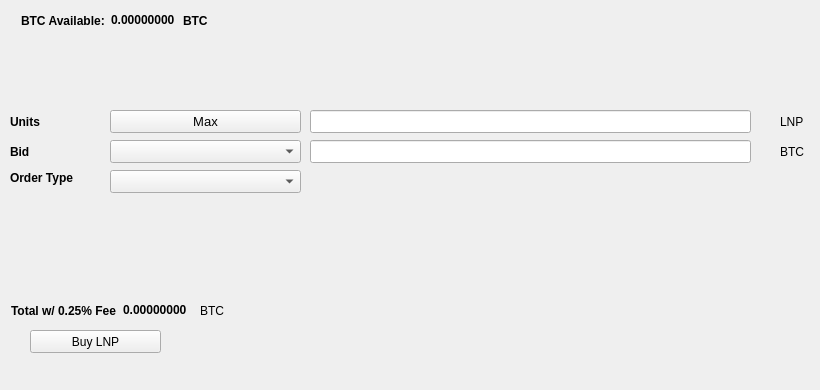
   <widget class="QWidget" name="BuyTab">
    <attribute name="title">
     <string>Buy</string>
    </attribute>
    <widget class="QPushButton" name="BuyLNP">
     <property name="geometry">
      <rect>
       <x>30</x>
       <y>330</y>
       <width>131</width>
       <height>23</height>
      </rect>
     </property>
     <property name="text">
      <string>Buy LNP</string>
     </property>
     <property name="icon">
      <iconset resource="../linuxpay.qrc">
       <normaloff>:/icons/bitcoin</normaloff>:/icons/bitcoin</iconset>
     </property>
    </widget>
    <widget class="QLabel" name="label_3">
     <property name="geometry">
      <rect>
       <x>10</x>
       <y>110</y>
       <width>46</width>
       <height>23</height>
      </rect>
     </property>
     <property name="font">
      <font>
       <weight>75</weight>
       <bold>true</bold>
      </font>
     </property>
     <property name="text">
      <string>Units</string>
     </property>
    </widget>
    <widget class="QLineEdit" name="UnitsInput">
     <property name="geometry">
      <rect>
       <x>310</x>
       <y>110</y>
       <width>441</width>
       <height>23</height>
      </rect>
     </property>
     <property name="font">
      <font>
       <pointsize>9</pointsize>
       <weight>75</weight>
       <bold>true</bold>
      </font>
     </property>
    </widget>
    <widget class="QLineEdit" name="BuyBidPriceEdit">
     <property name="geometry">
      <rect>
       <x>310</x>
       <y>140</y>
       <width>441</width>
       <height>23</height>
      </rect>
     </property>
     <property name="font">
      <font>
       <pointsize>9</pointsize>
       <weight>75</weight>
       <bold>true</bold>
      </font>
     </property>
    </widget>
    <widget class="QLabel" name="label_4">
     <property name="geometry">
      <rect>
       <x>780</x>
       <y>110</y>
       <width>31</width>
       <height>23</height>
      </rect>
     </property>
     <property name="text">
      <string>LNP</string>
     </property>
    </widget>
    <widget class="QLabel" name="label_5">
     <property name="geometry">
      <rect>
       <x>780</x>
       <y>140</y>
       <width>31</width>
       <height>23</height>
      </rect>
     </property>
     <property name="text">
      <string>BTC</string>
     </property>
    </widget>
    <widget class="QLabel" name="label_6">
     <property name="geometry">
      <rect>
       <x>10</x>
       <y>140</y>
       <width>46</width>
       <height>23</height>
      </rect>
     </property>
     <property name="font">
      <font>
       <weight>75</weight>
       <bold>true</bold>
      </font>
     </property>
     <property name="text">
      <string>Bid</string>
     </property>
    </widget>
    <widget class="QLabel" name="label_7">
     <property name="geometry">
      <rect>
       <x>10</x>
       <y>170</y>
       <width>91</width>
       <height>16</height>
      </rect>
     </property>
     <property name="font">
      <font>
       <weight>75</weight>
       <bold>true</bold>
      </font>
     </property>
     <property name="text">
      <string>Order Type</string>
     </property>
    </widget>
    <widget class="QPushButton" name="Buy_Max_Amount">
     <property name="geometry">
      <rect>
       <x>110</x>
       <y>110</y>
       <width>191</width>
       <height>23</height>
      </rect>
     </property>
     <property name="font">
      <font>
       <pointsize>10</pointsize>
      </font>
     </property>
     <property name="text">
      <string>Max</string>
     </property>
    </widget>
    <widget class="QComboBox" name="BuyBidcomboBox">
     <property name="geometry">
      <rect>
       <x>110</x>
       <y>140</y>
       <width>191</width>
       <height>23</height>
      </rect>
     </property>
     <property name="font">
      <font>
       <pointsize>10</pointsize>
      </font>
     </property>
    </widget>
    <widget class="QComboBox" name="buyOrdertypeCombo">
     <property name="geometry">
      <rect>
       <x>110</x>
       <y>170</y>
       <width>191</width>
       <height>23</height>
      </rect>
     </property>
     <property name="font">
      <font>
       <pointsize>10</pointsize>
      </font>
     </property>
    </widget>
    <widget class="QWidget" name="layoutWidget1">
     <property name="geometry">
      <rect>
       <x>21</x>
       <y>11</y>
       <width>227</width>
       <height>19</height>
      </rect>
     </property>
     <layout class="QHBoxLayout" name="horizontalLayout_3">
      <item>
       <widget class="QLabel" name="label232">
        <property name="font">
         <font>
          <weight>75</weight>
          <bold>true</bold>
         </font>
        </property>
        <property name="text">
         <string>BTC Available:</string>
        </property>
       </widget>
      </item>
      <item>
       <widget class="QLabel" name="BtcAvailableLbl">
        <property name="palette">
         <palette>
          <active>
           <colorrole role="WindowText">
            <brush brushstyle="SolidPattern">
             <color alpha="255">
              <red>0</red>
              <green>0</green>
              <blue>0</blue>
             </color>
            </brush>
           </colorrole>
           <colorrole role="Button">
            <brush brushstyle="SolidPattern">
             <color alpha="255">
              <red>0</red>
              <green>170</green>
              <blue>0</blue>
             </color>
            </brush>
           </colorrole>
           <colorrole role="Light">
            <brush brushstyle="SolidPattern">
             <color alpha="255">
              <red>0</red>
              <green>255</green>
              <blue>0</blue>
             </color>
            </brush>
           </colorrole>
           <colorrole role="Midlight">
            <brush brushstyle="SolidPattern">
             <color alpha="255">
              <red>0</red>
              <green>212</green>
              <blue>0</blue>
             </color>
            </brush>
           </colorrole>
           <colorrole role="Dark">
            <brush brushstyle="SolidPattern">
             <color alpha="255">
              <red>0</red>
              <green>85</green>
              <blue>0</blue>
             </color>
            </brush>
           </colorrole>
           <colorrole role="Mid">
            <brush brushstyle="SolidPattern">
             <color alpha="255">
              <red>0</red>
              <green>113</green>
              <blue>0</blue>
             </color>
            </brush>
           </colorrole>
           <colorrole role="Text">
            <brush brushstyle="SolidPattern">
             <color alpha="255">
              <red>0</red>
              <green>170</green>
              <blue>0</blue>
             </color>
            </brush>
           </colorrole>
           <colorrole role="BrightText">
            <brush brushstyle="SolidPattern">
             <color alpha="255">
              <red>255</red>
              <green>255</green>
              <blue>255</blue>
             </color>
            </brush>
           </colorrole>
           <colorrole role="ButtonText">
            <brush brushstyle="SolidPattern">
             <color alpha="255">
              <red>0</red>
              <green>0</green>
              <blue>0</blue>
             </color>
            </brush>
           </colorrole>
           <colorrole role="Base">
            <brush brushstyle="SolidPattern">
             <color alpha="255">
              <red>255</red>
              <green>255</green>
              <blue>255</blue>
             </color>
            </brush>
           </colorrole>
           <colorrole role="Window">
            <brush brushstyle="SolidPattern">
             <color alpha="255">
              <red>0</red>
              <green>170</green>
              <blue>0</blue>
             </color>
            </brush>
           </colorrole>
           <colorrole role="Shadow">
            <brush brushstyle="SolidPattern">
             <color alpha="255">
              <red>0</red>
              <green>0</green>
              <blue>0</blue>
             </color>
            </brush>
           </colorrole>
           <colorrole role="AlternateBase">
            <brush brushstyle="SolidPattern">
             <color alpha="255">
              <red>127</red>
              <green>212</green>
              <blue>127</blue>
             </color>
            </brush>
           </colorrole>
           <colorrole role="ToolTipBase">
            <brush brushstyle="SolidPattern">
             <color alpha="255">
              <red>255</red>
              <green>255</green>
              <blue>220</blue>
             </color>
            </brush>
           </colorrole>
           <colorrole role="ToolTipText">
            <brush brushstyle="SolidPattern">
             <color alpha="255">
              <red>0</red>
              <green>0</green>
              <blue>0</blue>
             </color>
            </brush>
           </colorrole>
          </active>
          <inactive>
           <colorrole role="WindowText">
            <brush brushstyle="SolidPattern">
             <color alpha="255">
              <red>0</red>
              <green>0</green>
              <blue>0</blue>
             </color>
            </brush>
           </colorrole>
           <colorrole role="Button">
            <brush brushstyle="SolidPattern">
             <color alpha="255">
              <red>0</red>
              <green>170</green>
              <blue>0</blue>
             </color>
            </brush>
           </colorrole>
           <colorrole role="Light">
            <brush brushstyle="SolidPattern">
             <color alpha="255">
              <red>0</red>
              <green>255</green>
              <blue>0</blue>
             </color>
            </brush>
           </colorrole>
           <colorrole role="Midlight">
            <brush brushstyle="SolidPattern">
             <color alpha="255">
              <red>0</red>
              <green>212</green>
              <blue>0</blue>
             </color>
            </brush>
           </colorrole>
           <colorrole role="Dark">
            <brush brushstyle="SolidPattern">
             <color alpha="255">
              <red>0</red>
              <green>85</green>
              <blue>0</blue>
             </color>
            </brush>
           </colorrole>
           <colorrole role="Mid">
            <brush brushstyle="SolidPattern">
             <color alpha="255">
              <red>0</red>
              <green>113</green>
              <blue>0</blue>
             </color>
            </brush>
           </colorrole>
           <colorrole role="Text">
            <brush brushstyle="SolidPattern">
             <color alpha="255">
              <red>0</red>
              <green>170</green>
              <blue>0</blue>
             </color>
            </brush>
           </colorrole>
           <colorrole role="BrightText">
            <brush brushstyle="SolidPattern">
             <color alpha="255">
              <red>255</red>
              <green>255</green>
              <blue>255</blue>
             </color>
            </brush>
           </colorrole>
           <colorrole role="ButtonText">
            <brush brushstyle="SolidPattern">
             <color alpha="255">
              <red>0</red>
              <green>0</green>
              <blue>0</blue>
             </color>
            </brush>
           </colorrole>
           <colorrole role="Base">
            <brush brushstyle="SolidPattern">
             <color alpha="255">
              <red>255</red>
              <green>255</green>
              <blue>255</blue>
             </color>
            </brush>
           </colorrole>
           <colorrole role="Window">
            <brush brushstyle="SolidPattern">
             <color alpha="255">
              <red>0</red>
              <green>170</green>
              <blue>0</blue>
             </color>
            </brush>
           </colorrole>
           <colorrole role="Shadow">
            <brush brushstyle="SolidPattern">
             <color alpha="255">
              <red>0</red>
              <green>0</green>
              <blue>0</blue>
             </color>
            </brush>
           </colorrole>
           <colorrole role="AlternateBase">
            <brush brushstyle="SolidPattern">
             <color alpha="255">
              <red>127</red>
              <green>212</green>
              <blue>127</blue>
             </color>
            </brush>
           </colorrole>
           <colorrole role="ToolTipBase">
            <brush brushstyle="SolidPattern">
             <color alpha="255">
              <red>255</red>
              <green>255</green>
              <blue>220</blue>
             </color>
            </brush>
           </colorrole>
           <colorrole role="ToolTipText">
            <brush brushstyle="SolidPattern">
             <color alpha="255">
              <red>0</red>
              <green>0</green>
              <blue>0</blue>
             </color>
            </brush>
           </colorrole>
          </inactive>
          <disabled>
           <colorrole role="WindowText">
            <brush brushstyle="SolidPattern">
             <color alpha="255">
              <red>0</red>
              <green>85</green>
              <blue>0</blue>
             </color>
            </brush>
           </colorrole>
           <colorrole role="Button">
            <brush brushstyle="SolidPattern">
             <color alpha="255">
              <red>0</red>
              <green>170</green>
              <blue>0</blue>
             </color>
            </brush>
           </colorrole>
           <colorrole role="Light">
            <brush brushstyle="SolidPattern">
             <color alpha="255">
              <red>0</red>
              <green>255</green>
              <blue>0</blue>
             </color>
            </brush>
           </colorrole>
           <colorrole role="Midlight">
            <brush brushstyle="SolidPattern">
             <color alpha="255">
              <red>0</red>
              <green>212</green>
              <blue>0</blue>
             </color>
            </brush>
           </colorrole>
           <colorrole role="Dark">
            <brush brushstyle="SolidPattern">
             <color alpha="255">
              <red>0</red>
              <green>85</green>
              <blue>0</blue>
             </color>
            </brush>
           </colorrole>
           <colorrole role="Mid">
            <brush brushstyle="SolidPattern">
             <color alpha="255">
              <red>0</red>
              <green>113</green>
              <blue>0</blue>
             </color>
            </brush>
           </colorrole>
           <colorrole role="Text">
            <brush brushstyle="SolidPattern">
             <color alpha="255">
              <red>0</red>
              <green>85</green>
              <blue>0</blue>
             </color>
            </brush>
           </colorrole>
           <colorrole role="BrightText">
            <brush brushstyle="SolidPattern">
             <color alpha="255">
              <red>255</red>
              <green>255</green>
              <blue>255</blue>
             </color>
            </brush>
           </colorrole>
           <colorrole role="ButtonText">
            <brush brushstyle="SolidPattern">
             <color alpha="255">
              <red>0</red>
              <green>85</green>
              <blue>0</blue>
             </color>
            </brush>
           </colorrole>
           <colorrole role="Base">
            <brush brushstyle="SolidPattern">
             <color alpha="255">
              <red>0</red>
              <green>170</green>
              <blue>0</blue>
             </color>
            </brush>
           </colorrole>
           <colorrole role="Window">
            <brush brushstyle="SolidPattern">
             <color alpha="255">
              <red>0</red>
              <green>170</green>
              <blue>0</blue>
             </color>
            </brush>
           </colorrole>
           <colorrole role="Shadow">
            <brush brushstyle="SolidPattern">
             <color alpha="255">
              <red>0</red>
              <green>0</green>
              <blue>0</blue>
             </color>
            </brush>
           </colorrole>
           <colorrole role="AlternateBase">
            <brush brushstyle="SolidPattern">
             <color alpha="255">
              <red>0</red>
              <green>170</green>
              <blue>0</blue>
             </color>
            </brush>
           </colorrole>
           <colorrole role="ToolTipBase">
            <brush brushstyle="SolidPattern">
             <color alpha="255">
              <red>255</red>
              <green>255</green>
              <blue>220</blue>
             </color>
            </brush>
           </colorrole>
           <colorrole role="ToolTipText">
            <brush brushstyle="SolidPattern">
             <color alpha="255">
              <red>0</red>
              <green>0</green>
              <blue>0</blue>
             </color>
            </brush>
           </colorrole>
          </disabled>
         </palette>
        </property>
        <property name="font">
         <font>
          <weight>75</weight>
          <bold>true</bold>
         </font>
        </property>
        <property name="text">
         <string>0.00000000</string>
        </property>
        <property name="textInteractionFlags">
         <set>Qt::LinksAccessibleByMouse|Qt::TextSelectableByKeyboard|Qt::TextSelectableByMouse</set>
        </property>
       </widget>
      </item>
      <item>
       <widget class="QLabel" name="BtcAvailableLbl_2">
        <property name="font">
         <font>
          <weight>75</weight>
          <bold>true</bold>
         </font>
        </property>
        <property name="text">
         <string>BTC</string>
        </property>
       </widget>
      </item>
     </layout>
    </widget>
    <widget class="QWidget" name="layoutWidge2">
     <property name="geometry">
      <rect>
       <x>11</x>
       <y>301</y>
       <width>259</width>
       <height>19</height>
      </rect>
     </property>
     <layout class="QHBoxLayout" name="horizontalLayout_4">
      <item>
       <widget class="QLabel" name="label_9">
        <property name="font">
         <font>
          <weight>75</weight>
          <bold>true</bold>
         </font>
        </property>
        <property name="text">
         <string>Total w/ 0.25% Fee</string>
        </property>
       </widget>
      </item>
      <item>
       <widget class="QLabel" name="BuyCostLabel">
        <property name="palette">
         <palette>
          <active>
           <colorrole role="WindowText">
            <brush brushstyle="SolidPattern">
             <color alpha="255">
              <red>0</red>
              <green>0</green>
              <blue>0</blue>
             </color>
            </brush>
           </colorrole>
           <colorrole role="Button">
            <brush brushstyle="SolidPattern">
             <color alpha="255">
              <red>0</red>
              <green>170</green>
              <blue>0</blue>
             </color>
            </brush>
           </colorrole>
           <colorrole role="Light">
            <brush brushstyle="SolidPattern">
             <color alpha="255">
              <red>0</red>
              <green>255</green>
              <blue>0</blue>
             </color>
            </brush>
           </colorrole>
           <colorrole role="Midlight">
            <brush brushstyle="SolidPattern">
             <color alpha="255">
              <red>0</red>
              <green>212</green>
              <blue>0</blue>
             </color>
            </brush>
           </colorrole>
           <colorrole role="Dark">
            <brush brushstyle="SolidPattern">
             <color alpha="255">
              <red>0</red>
              <green>85</green>
              <blue>0</blue>
             </color>
            </brush>
           </colorrole>
           <colorrole role="Mid">
            <brush brushstyle="SolidPattern">
             <color alpha="255">
              <red>0</red>
              <green>113</green>
              <blue>0</blue>
             </color>
            </brush>
           </colorrole>
           <colorrole role="Text">
            <brush brushstyle="SolidPattern">
             <color alpha="255">
              <red>0</red>
              <green>170</green>
              <blue>0</blue>
             </color>
            </brush>
           </colorrole>
           <colorrole role="BrightText">
            <brush brushstyle="SolidPattern">
             <color alpha="255">
              <red>255</red>
              <green>255</green>
              <blue>255</blue>
             </color>
            </brush>
           </colorrole>
           <colorrole role="ButtonText">
            <brush brushstyle="SolidPattern">
             <color alpha="255">
              <red>0</red>
              <green>0</green>
              <blue>0</blue>
             </color>
            </brush>
           </colorrole>
           <colorrole role="Base">
            <brush brushstyle="SolidPattern">
             <color alpha="255">
              <red>255</red>
              <green>255</green>
              <blue>255</blue>
             </color>
            </brush>
           </colorrole>
           <colorrole role="Window">
            <brush brushstyle="SolidPattern">
             <color alpha="255">
              <red>0</red>
              <green>170</green>
              <blue>0</blue>
             </color>
            </brush>
           </colorrole>
           <colorrole role="Shadow">
            <brush brushstyle="SolidPattern">
             <color alpha="255">
              <red>0</red>
              <green>0</green>
              <blue>0</blue>
             </color>
            </brush>
           </colorrole>
           <colorrole role="AlternateBase">
            <brush brushstyle="SolidPattern">
             <color alpha="255">
              <red>127</red>
              <green>212</green>
              <blue>127</blue>
             </color>
            </brush>
           </colorrole>
           <colorrole role="ToolTipBase">
            <brush brushstyle="SolidPattern">
             <color alpha="255">
              <red>255</red>
              <green>255</green>
              <blue>220</blue>
             </color>
            </brush>
           </colorrole>
           <colorrole role="ToolTipText">
            <brush brushstyle="SolidPattern">
             <color alpha="255">
              <red>0</red>
              <green>0</green>
              <blue>0</blue>
             </color>
            </brush>
           </colorrole>
          </active>
          <inactive>
           <colorrole role="WindowText">
            <brush brushstyle="SolidPattern">
             <color alpha="255">
              <red>0</red>
              <green>0</green>
              <blue>0</blue>
             </color>
            </brush>
           </colorrole>
           <colorrole role="Button">
            <brush brushstyle="SolidPattern">
             <color alpha="255">
              <red>0</red>
              <green>170</green>
              <blue>0</blue>
             </color>
            </brush>
           </colorrole>
           <colorrole role="Light">
            <brush brushstyle="SolidPattern">
             <color alpha="255">
              <red>0</red>
              <green>255</green>
              <blue>0</blue>
             </color>
            </brush>
           </colorrole>
           <colorrole role="Midlight">
            <brush brushstyle="SolidPattern">
             <color alpha="255">
              <red>0</red>
              <green>212</green>
              <blue>0</blue>
             </color>
            </brush>
           </colorrole>
           <colorrole role="Dark">
            <brush brushstyle="SolidPattern">
             <color alpha="255">
              <red>0</red>
              <green>85</green>
              <blue>0</blue>
             </color>
            </brush>
           </colorrole>
           <colorrole role="Mid">
            <brush brushstyle="SolidPattern">
             <color alpha="255">
              <red>0</red>
              <green>113</green>
              <blue>0</blue>
             </color>
            </brush>
           </colorrole>
           <colorrole role="Text">
            <brush brushstyle="SolidPattern">
             <color alpha="255">
              <red>0</red>
              <green>170</green>
              <blue>0</blue>
             </color>
            </brush>
           </colorrole>
           <colorrole role="BrightText">
            <brush brushstyle="SolidPattern">
             <color alpha="255">
              <red>255</red>
              <green>255</green>
              <blue>255</blue>
             </color>
            </brush>
           </colorrole>
           <colorrole role="ButtonText">
            <brush brushstyle="SolidPattern">
             <color alpha="255">
              <red>0</red>
              <green>0</green>
              <blue>0</blue>
             </color>
            </brush>
           </colorrole>
           <colorrole role="Base">
            <brush brushstyle="SolidPattern">
             <color alpha="255">
              <red>255</red>
              <green>255</green>
              <blue>255</blue>
             </color>
            </brush>
           </colorrole>
           <colorrole role="Window">
            <brush brushstyle="SolidPattern">
             <color alpha="255">
              <red>0</red>
              <green>170</green>
              <blue>0</blue>
             </color>
            </brush>
           </colorrole>
           <colorrole role="Shadow">
            <brush brushstyle="SolidPattern">
             <color alpha="255">
              <red>0</red>
              <green>0</green>
              <blue>0</blue>
             </color>
            </brush>
           </colorrole>
           <colorrole role="AlternateBase">
            <brush brushstyle="SolidPattern">
             <color alpha="255">
              <red>127</red>
              <green>212</green>
              <blue>127</blue>
             </color>
            </brush>
           </colorrole>
           <colorrole role="ToolTipBase">
            <brush brushstyle="SolidPattern">
             <color alpha="255">
              <red>255</red>
              <green>255</green>
              <blue>220</blue>
             </color>
            </brush>
           </colorrole>
           <colorrole role="ToolTipText">
            <brush brushstyle="SolidPattern">
             <color alpha="255">
              <red>0</red>
              <green>0</green>
              <blue>0</blue>
             </color>
            </brush>
           </colorrole>
          </inactive>
          <disabled>
           <colorrole role="WindowText">
            <brush brushstyle="SolidPattern">
             <color alpha="255">
              <red>0</red>
              <green>85</green>
              <blue>0</blue>
             </color>
            </brush>
           </colorrole>
           <colorrole role="Button">
            <brush brushstyle="SolidPattern">
             <color alpha="255">
              <red>0</red>
              <green>170</green>
              <blue>0</blue>
             </color>
            </brush>
           </colorrole>
           <colorrole role="Light">
            <brush brushstyle="SolidPattern">
             <color alpha="255">
              <red>0</red>
              <green>255</green>
              <blue>0</blue>
             </color>
            </brush>
           </colorrole>
           <colorrole role="Midlight">
            <brush brushstyle="SolidPattern">
             <color alpha="255">
              <red>0</red>
              <green>212</green>
              <blue>0</blue>
             </color>
            </brush>
           </colorrole>
           <colorrole role="Dark">
            <brush brushstyle="SolidPattern">
             <color alpha="255">
              <red>0</red>
              <green>85</green>
              <blue>0</blue>
             </color>
            </brush>
           </colorrole>
           <colorrole role="Mid">
            <brush brushstyle="SolidPattern">
             <color alpha="255">
              <red>0</red>
              <green>113</green>
              <blue>0</blue>
             </color>
            </brush>
           </colorrole>
           <colorrole role="Text">
            <brush brushstyle="SolidPattern">
             <color alpha="255">
              <red>0</red>
              <green>85</green>
              <blue>0</blue>
             </color>
            </brush>
           </colorrole>
           <colorrole role="BrightText">
            <brush brushstyle="SolidPattern">
             <color alpha="255">
              <red>255</red>
              <green>255</green>
              <blue>255</blue>
             </color>
            </brush>
           </colorrole>
           <colorrole role="ButtonText">
            <brush brushstyle="SolidPattern">
             <color alpha="255">
              <red>0</red>
              <green>85</green>
              <blue>0</blue>
             </color>
            </brush>
           </colorrole>
           <colorrole role="Base">
            <brush brushstyle="SolidPattern">
             <color alpha="255">
              <red>0</red>
              <green>170</green>
              <blue>0</blue>
             </color>
            </brush>
           </colorrole>
           <colorrole role="Window">
            <brush brushstyle="SolidPattern">
             <color alpha="255">
              <red>0</red>
              <green>170</green>
              <blue>0</blue>
             </color>
            </brush>
           </colorrole>
           <colorrole role="Shadow">
            <brush brushstyle="SolidPattern">
             <color alpha="255">
              <red>0</red>
              <green>0</green>
              <blue>0</blue>
             </color>
            </brush>
           </colorrole>
           <colorrole role="AlternateBase">
            <brush brushstyle="SolidPattern">
             <color alpha="255">
              <red>0</red>
              <green>170</green>
              <blue>0</blue>
             </color>
            </brush>
           </colorrole>
           <colorrole role="ToolTipBase">
            <brush brushstyle="SolidPattern">
             <color alpha="255">
              <red>255</red>
              <green>255</green>
              <blue>220</blue>
             </color>
            </brush>
           </colorrole>
           <colorrole role="ToolTipText">
            <brush brushstyle="SolidPattern">
             <color alpha="255">
              <red>0</red>
              <green>0</green>
              <blue>0</blue>
             </color>
            </brush>
           </colorrole>
          </disabled>
         </palette>
        </property>
        <property name="font">
         <font>
          <weight>75</weight>
          <bold>true</bold>
         </font>
        </property>
        <property name="autoFillBackground">
         <bool>false</bool>
        </property>
        <property name="text">
         <string>0.00000000</string>
        </property>
        <property name="textInteractionFlags">
         <set>Qt::LinksAccessibleByMouse|Qt::TextSelectableByMouse</set>
        </property>
       </widget>
      </item>
      <item>
       <widget class="QLabel" name="label_10">
        <property name="font">
         <font>
          <weight>50</weight>
          <bold>false</bold>
         </font>
        </property>
        <property name="text">
         <string>BTC</string>
        </property>
       </widget>
      </item>
     </layout>
    </widget>
    <widget class="QLabel" name="label_24">
     <property name="geometry">
      <rect>
       <x>460</x>
       <y>300</y>
       <width>281</width>
       <height>81</height>
      </rect>
     </property>
     <property name="text">
      <string/>
     </property>
     <property name="pixmap">
      <pixmap>:/images/bittrex</pixmap>
     </property>
    </widget>
   </widget>
